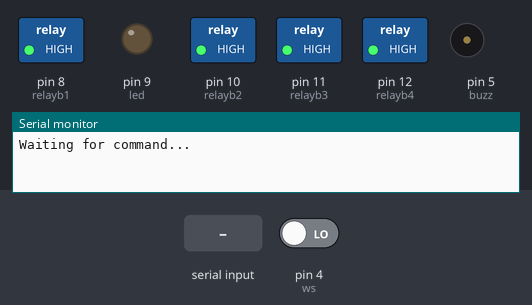
This sketch was run on a simulated Arduino Uno, built with avr-gcc and run on an emulated ATmega328P. Parts: switched loads named in the sketch (green lamp = pin HIGH), output pins drawn as LEDs (lit = HIGH), buzzer (waves = sounding), the last lines printed to the serial monitor. Inputs (shaded band) come from the test bench; at power-on: pin 4 (ws) LOW.

Above: at 1.2 s.
1.3 s: "1" received over the second serial link
At 2.3 s:
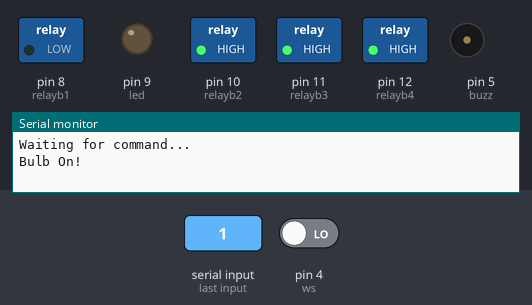
2.8 s: pin 4 (ws) driven HIGH
At 3.5 s:
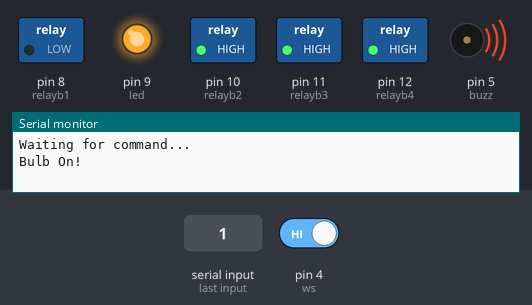
4.3 s: "0" received over the second serial link
At 5.2 s:
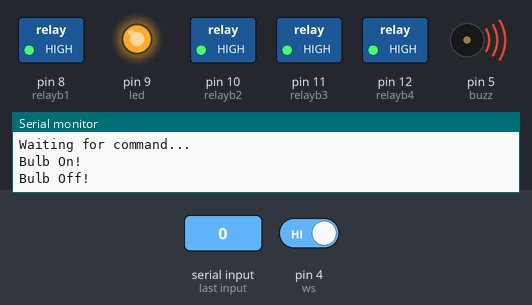
5.8 s: "2" received over the second serial link
At 6.4 s:
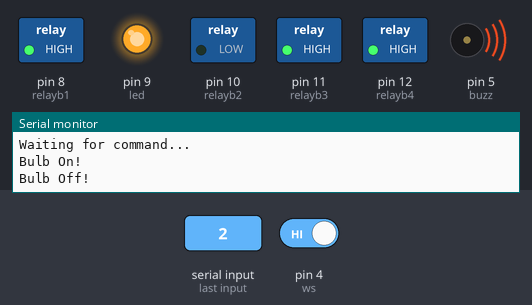
7.3 s: pin 4 (ws) driven LOW
At 8.5 s:
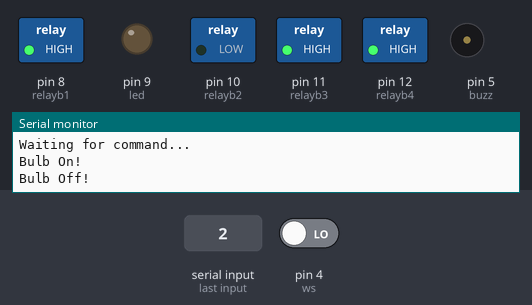
8.8 s: "4" received over the second serial link
At 9.9 s:
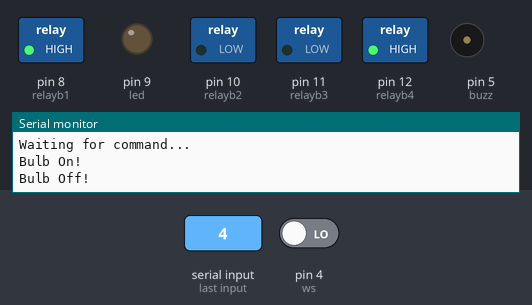
Timing chart, 0 to 11.3 s (numbered marks = the images above; inputs shaded):
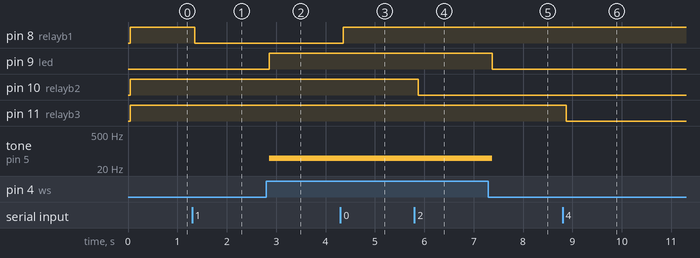

The sketch:

Voice_Control.ino
```cpp
#include <SoftwareSerial.h>
SoftwareSerial Bluetooth(0, 1); // RX, TX
int led = 9; // the on-board LED
int Data; // the data received
int ws = 4;
int relayb1 = 8;
int relayb2 = 10;
int relayb3 = 11;
int relayb4 = 12;
int buzz = 5;


void setup() {
  Bluetooth.begin(9600);
  Serial.begin(9600);
  Serial.println("Waiting for command...");
  Bluetooth.println("Send 1 to turn on the LED. Send 0 to turn Off");
  pinMode(led,OUTPUT);
  pinMode(ws, INPUT);
  pinMode(buzz, OUTPUT);
  pinMode(relayb1, OUTPUT);
  pinMode(relayb2, OUTPUT);
  pinMode(relayb3,OUTPUT);
  pinMode (relayb4, OUTPUT);
  digitalWrite(relayb1, HIGH);
  digitalWrite(relayb2, HIGH);
  digitalWrite(relayb3, HIGH);
  digitalWrite(relayb4, HIGH);
}

void loop() {
  if (Bluetooth.available()){ //wait for data received
    Data=Bluetooth.read();
    if(Data=='1'){
      digitalWrite(relayb1,LOW);
      Serial.println("Bulb On!");
      Bluetooth.println("Bulb On!");
    }
    else if(Data=='0'){
       digitalWrite(relayb1,HIGH);
       Serial.println("Bulb Off!");
       Bluetooth.println("Bulb Off ! ");
    }
    else if (Data == '2'){
      digitalWrite(relayb2, LOW);
    }
    else if (Data == '3'){
      digitalWrite(relayb2, HIGH);
    }
    else if (Data =='4') {
      digitalWrite(relayb3, LOW);
    }
    else if (Data =='5') {
      digitalWrite(relayb3, HIGH);
    }
    else if (Data =='6') {
      digitalWrite(relayb4, LOW);
    }
    else if (Data =='7') {
      digitalWrite(relayb4, HIGH);
    }
  }
delay(100);
int wval = digitalRead(ws);
if (wval == 1){
  digitalWrite(led, HIGH);
  tone(buzz, 50);
}
else if(wval == 0){
  digitalWrite(led, LOW);
  noTone(buzz);
}
}
```

Measured:
- after the input at 1.3 s, pin 8 (relayb1): HIGH → LOW after 0.05 s
- after the input at 2.8 s, pin 9 (led): LOW → HIGH after 0.06 s; tone on pin 5 (buzz): silent → 50 Hz after 0.06 s
- after the input at 4.3 s, pin 8 (relayb1): LOW → HIGH after 0.06 s
- after the input at 5.8 s, pin 10 (relayb2): HIGH → LOW after 0.08 s
- after the input at 7.3 s, pin 9 (led): HIGH → LOW after 0.08 s; tone on pin 5 (buzz): 50 Hz → silent after 0.08 s
- after the input at 8.8 s, pin 11 (relayb3): HIGH → LOW after 0.08 s
